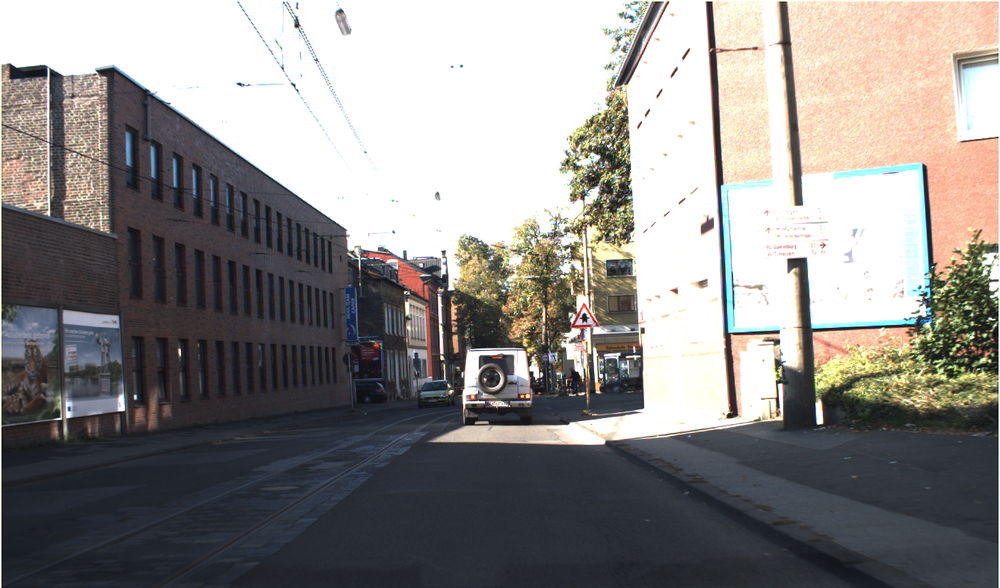
#> input picture 00000.ppm, 1000 x 588 px, shrunk from 1360 x 800 before the run
$ python e.py
#> lines starting #> are read from the running program, lines starting #| are printed output that depends on the picture
import cv2
import numpy as np
from matplotlib import pyplot as plt
img = cv2.imread('00000.ppm',0)
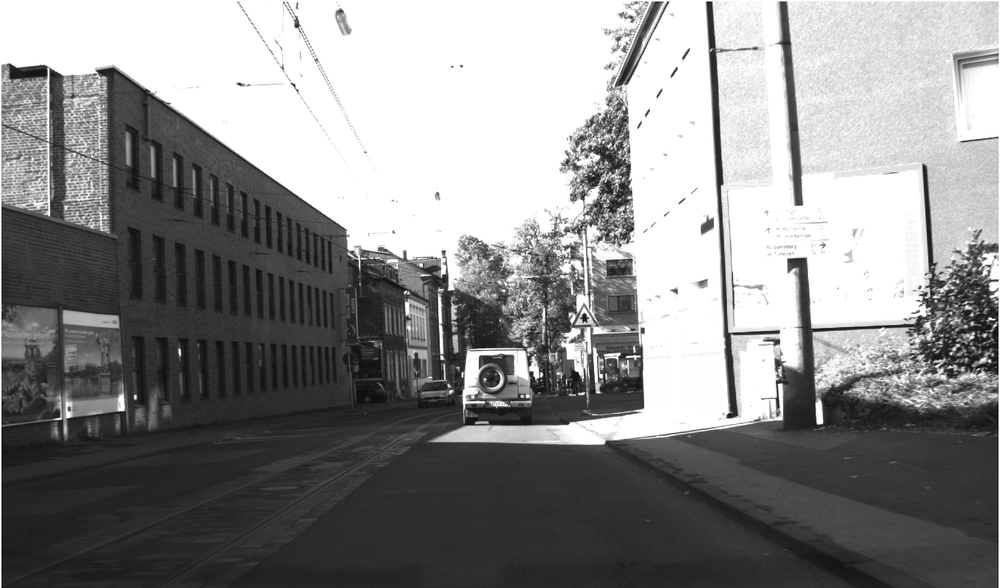
#> img: shape (588, 1000); min 0, max 255, mean 138.6
edges = cv2.Canny(img,100,200)
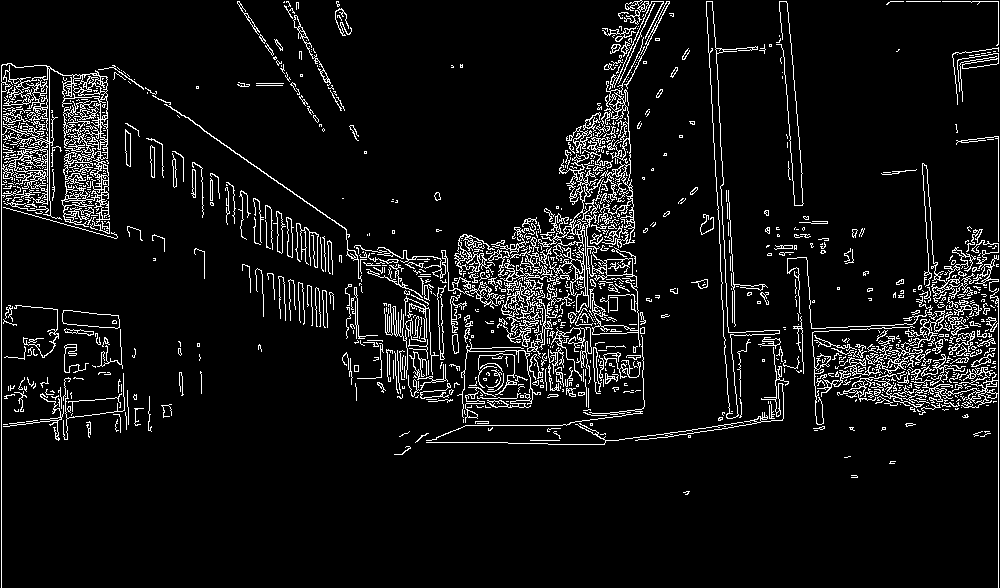
#> edges: shape (588, 1000); 7.1% white in thin lines or dots
plt.subplot(121)
plt.title('Original Image'), plt.xticks([]), plt.yticks([])
plt.subplot(122)
plt.title('Edge Image'), plt.xticks([]), plt.yticks([])
